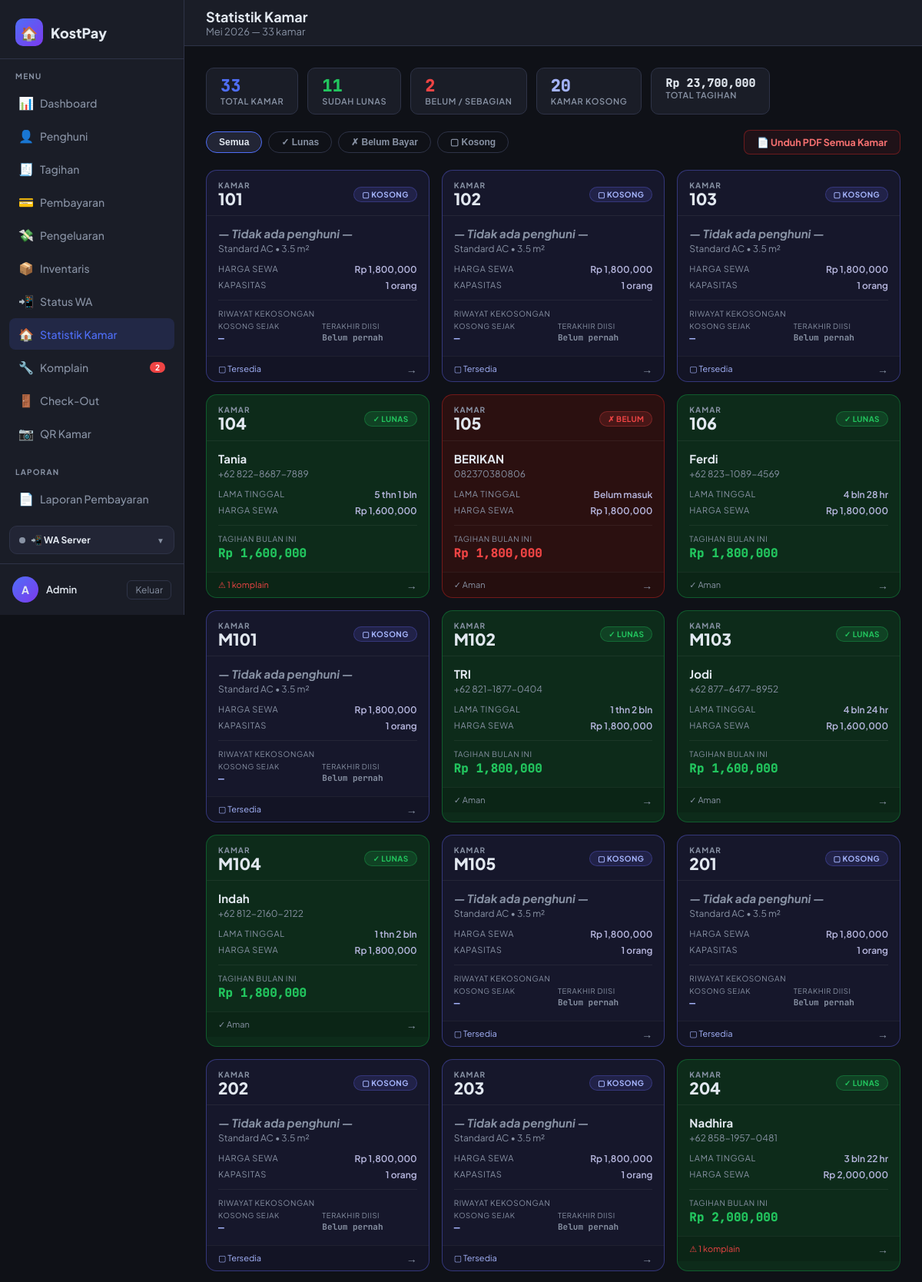
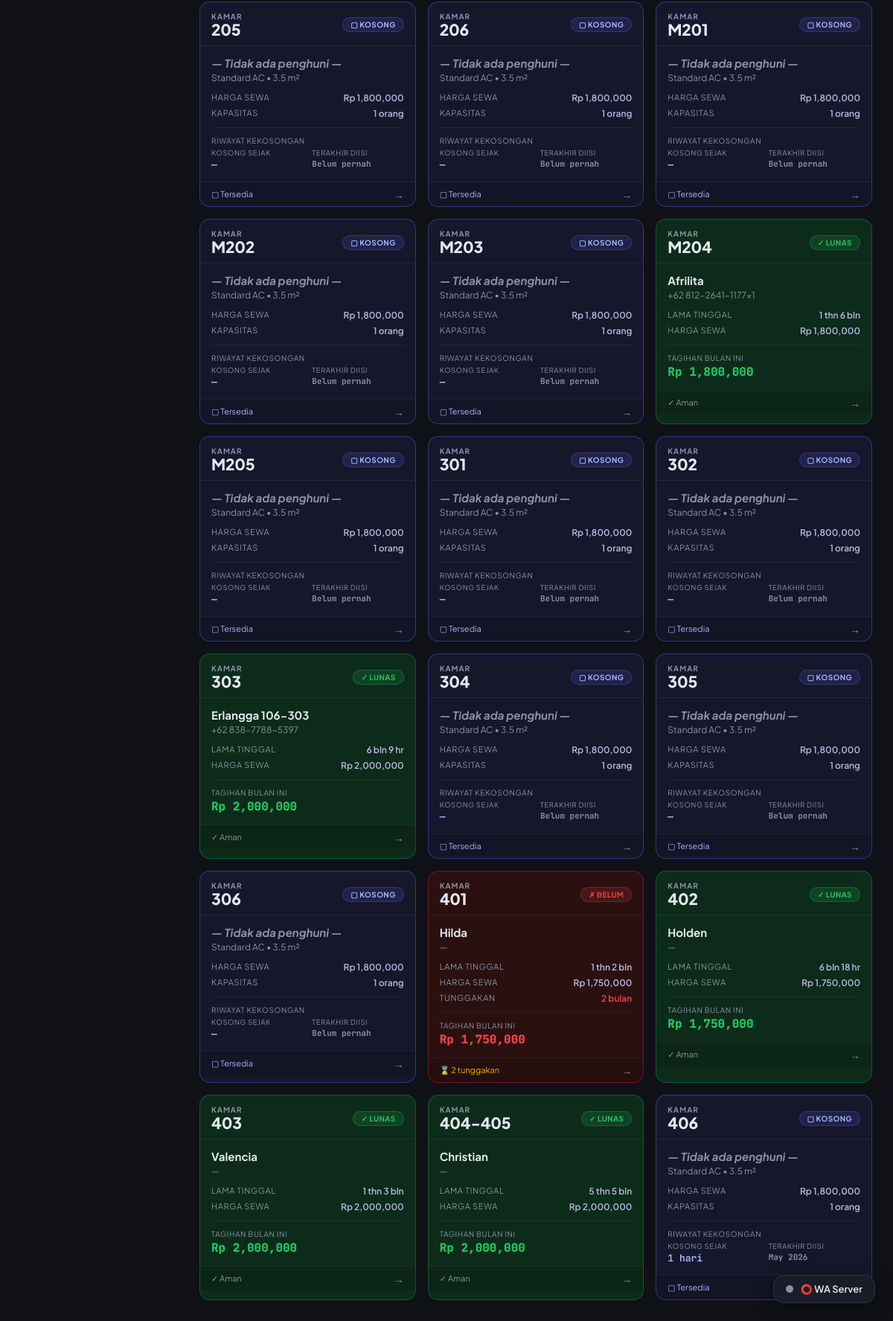
Page /kamar/ (signed in) on the committed database (2 pictures, top to bottom).
### tables this page shows
CREATE TABLE "penghuni" (
    id                          INTEGER PRIMARY KEY AUTOINCREMENT,
    nama                        TEXT    NOT NULL,
    nomor_kamar                 TEXT    NOT NULL,
    no_hp                       TEXT,
    email                       TEXT,
    tanggal_masuk               TEXT,
    harga_sewa                  REAL    NOT NULL DEFAULT 0,
    aktif                       INTEGER NOT NULL DEFAULT 1,
    created_at                  TEXT,
    foto_ktp                    TEXT,
    bukti_transfer_jaminan      TEXT,
    bukti_pengembalian_jaminan  TEXT,
    tanggal_keluar              TEXT,
    deposit                     REAL    DEFAULT 0,
    keterangan                  TEXT
  );

### routes/kamar_routes.py (the view)
@kamar_bp.route('/')
@login_required
def index():
    conn = get_db()
    bulan_ini = date.today().strftime('%Y-%m')
    today     = date.today()
    rows = conn.execute("""
        SELECT
            p.id, p.nama, p.nomor_kamar, p.no_hp,
            p.tanggal_masuk, p.harga_sewa,
            t.status        AS status_bayar,
            t.jumlah        AS jumlah_tagihan,
            COALESCE(SUM(pb.jumlah_bayar), 0) AS total_bayar,
            (SELECT COUNT(*) FROM komplain k
             WHERE k.nomor_kamar = p.nomor_kamar
               AND k.status NOT IN ('selesai','ditutup')) AS komplain_aktif,
            (SELECT COUNT(*) FROM tagihan tx
             WHERE tx.penghuni_id = p.id
               AND tx.status = 'belum') AS tagihan_belum
        FROM penghuni p
        LEFT JOIN tagihan t
               ON t.penghuni_id = p.id AND t.bulan = ?
        LEFT JOIN pembayaran pb ON pb.tagihan_id = t.id
        WHERE p.aktif = 1
        GROUP BY p.id
    """, (bulan_ini,)).fetchall()
    penghuni_map = {r['nomor_kamar']: dict(r) for r in rows}
    checkout_map = {}
    for row in conn.execute("""
        SELECT nomor_kamar, MAX(tanggal_keluar) AS tgl
        FROM checkout GROUP BY nomor_kamar
    """).fetchall():
        checkout_map[row['nomor_kamar']] = row['tgl']
    for row in conn.execute("""
        SELECT nomor_kamar, MAX(tanggal_keluar) AS tgl
        FROM penghuni WHERE aktif=0 AND tanggal_keluar IS NOT NULL
        GROUP BY nomor_kamar
    """).fetchall():
        if row['nomor_kamar'] not in checkout_map:
            checkout_map[row['nomor_kamar']] = row['tgl']
    cuci_ac_map = _parse_cuci_ac(conn, SEMUA_KAMAR)
    conn.close()
    kamar_list = []
    for nomor in SEMUA_KAMAR:
        cuci_list = cuci_ac_map.get(nomor, [])
        hari_sejak_cuci  = None
        label_cuci       = None
        if cuci_list:
            try:
                tgl = date.fromisoformat(cuci_list[0]['tanggal'])
                hari_sejak_cuci = (today - tgl).days
                if hari_sejak_cuci == 0:
                    label_cuci = "Hari ini"
                elif hari_sejak_cuci < 30:
                    label_cuci = f"{hari_sejak_cuci} hr lalu"
                else:
                    label_cuci = f"{hari_sejak_cuci // 30} bln lalu"
            except Exception:
                pass
        if nomor in penghuni_map:
            p = penghuni_map[nomor]
            p['lama_tinggal'] = _hitung_lama_tinggal(p['tanggal_masuk'])
            p['sisa_bayar']   = (p['jumlah_tagihan'] or 0) - p['total_bayar']
            p['status_kamar'] = 'isi'
            p['hari_kosong']  = None
            p['terakhir_diisi'] = None
            p['tipe_kamar']   = 'Standard AC'
            p['luas']         = 3.5
            p['kapasitas']    = 1
            p['cuci_ac_list']        = cuci_list
            p['hari_sejak_cuci']     = hari_sejak_cuci
            p['label_cuci']          = label_cuci
            kamar_list.append(p)
        else:
            hari_kosong = None
            terakhir_diisi = None
            tgl_str = checkout_map.get(nomor)
            if tgl_str:
                try:
                    tgl = date.fromisoformat(tgl_str[:10])
                    hari_kosong    = (today - tgl).days
                    terakhir_diisi = tgl.strftime('%b %Y')
                except Exception:
                    pass
            kamar_list.append({
                'id':             None,
                'nomor_kamar':    nomor,
                'status_kamar':   'kosong',
                'nama':           None,
                'no_hp':          None,
                'harga_sewa':     HARGA_SEWA_DEFAULT,
                'tanggal_masuk':  None,
                'lama_tinggal':   None,
                'status_bayar':   None,
                'jumlah_tagihan': 0,
                'total_bayar':    0,
                'sisa_bayar':     0,
                'tagihan_belum':  0,
                'komplain_aktif': 0,
                'hari_kosong':    hari_kosong,
                'terakhir_diisi': terakhir_diisi,
                'tipe_kamar':     'Standard AC',
                'luas':           3.5,
                'kapasitas':      1,
                'cuci_ac_list':       cuci_list,
                'hari_sejak_cuci':    hari_sejak_cuci,
                'label_cuci':         label_cuci,
            })
    return render_template('kamar/index.html',
                           kamar_list=kamar_list,
                           bulan_ini=bulan_ini)

### models/database.py (called while the page is built)
def get_db():
    conn = sqlite3.connect(DATABASE)
    conn.row_factory = sqlite3.Row
    return conn

### routes/kamar_routes.py (called while the page is built)
def _hitung_lama_tinggal(tanggal_masuk_str):
    if not tanggal_masuk_str:
        return '-'
    try:
        masuk = date.fromisoformat(tanggal_masuk_str)
        delta = date.today() - masuk
        hari  = delta.days
        if hari < 0:
            return 'Belum masuk'
        if hari < 30:
            return f'{hari} hari'
        bulan = hari // 30
        sisa  = hari % 30
        if bulan < 12:
            return f'{bulan} bln {sisa} hr' if sisa else f'{bulan} bulan'
        tahun  = bulan // 12
        s_bln  = bulan % 12
        return f'{tahun} thn {s_bln} bln' if s_bln else f'{tahun} tahun'
    except Exception:
        return '-'

### utils/auth.py (called while the page is built)
def login_required(f):
    @wraps(f)
    def decorated(*args, **kwargs):
        if 'admin_id' not in session:
            flash('Silakan login terlebih dahulu.', 'warning')
            return redirect(url_for('auth.login'))
        return f(*args, **kwargs)
    return decorated

### utils/context_processors.py (called while the page is built)
def register_context_processors(app):
    @app.context_processor
    def inject_komplain_badge():
        if not session.get('admin_id'):
            return {}
        try:
            from models.database import get_db
            row = get_db().execute(
                "SELECT COUNT(*) c FROM komplain WHERE status='baru'"
            ).fetchone()
            return {'komplain_baru_count': row['c'] if row and row['c'] else 0}
        except Exception:
            return {'komplain_baru_count': 0}

### utils/format_helper.py (called while the page is built)
def nama_bulan(bulan_str: str) -> str:
    BULAN = [
        '', 'Januari', 'Februari', 'Maret', 'April', 'Mei', 'Juni',
        'Juli', 'Agustus', 'September', 'Oktober', 'November', 'Desember'
    ]
    try:
        tahun, bln = bulan_str.split('-')
        return f"{BULAN[int(bln)]} {tahun}"
    except Exception:
        return bulan_str

### templates/kamar/index.html (shortened to what this page needs)
{% extends "base.html" %}
{% block page_title %}Statistik Kamar{% endblock %}
{% block breadcrumb %}{{ bulan_ini | nama_bulan }} &mdash; {{ kamar_list | length }} kamar{% endblock %}
{% block content %}
{% set jml_lunas    = kamar_list | selectattr('status_bayar','equalto','lunas')    | list | length %}
{% set jml_belum    = kamar_list | selectattr('status_bayar','equalto','belum')    | list | length %}
{% set jml_sebagian = kamar_list | selectattr('status_bayar','equalto','sebagian') | list | length %}
{% set jml_kosong   = kamar_list | selectattr('status_kamar','equalto','kosong')   | list | length %}
<div class="km-summary">
  <div class="km-pill">
    <div class="kp-num accent">{{ kamar_list | length }}</div>
    <div class="kp-lbl">Total Kamar</div>
  </div>
  <div class="km-pill">
    <div class="kp-num green">{{ jml_lunas }}</div>
    <div class="kp-lbl">Sudah Lunas</div>
  </div>
  <div class="km-pill">
    <div class="kp-num red">{{ jml_belum + jml_sebagian }}</div>
    <div class="kp-lbl">Belum / Sebagian</div>
  </div>
  <div class="km-pill">
    <div class="kp-num" style="color:#a5b4fc;">{{ jml_kosong }}</div>
    <div class="kp-lbl">Kamar Kosong</div>
  </div>
  <div class="km-pill">
    <div class="kp-num" style="font-size:15px;">Rp {{ "{:,.0f}".format(kamar_list | sum(attribute='jumlah_tagihan') or 0) }}</div>
    <div class="kp-lbl">Total Tagihan</div>
  </div>
</div>
<div style="display:flex;align-items:center;justify-content:space-between;flex-wrap:wrap;gap:10px;margin-bottom:20px;">
  <div class="km-filter" style="margin-bottom:0;">
    <button class="km-fbtn active" data-filter="all">Semua</button>
    <button class="km-fbtn" data-filter="lunas">&#10003; Lunas</button>
    <button class="km-fbtn" data-filter="belum">&#10007; Belum Bayar</button>
    <button class="km-fbtn" data-filter="kosong">&#9634; Kosong</button>
  </div>
  <a href="{{ url_for('kamar_pdf.semua_pdf') }}"
     target="_blank"
     style="display:inline-flex;align-items:center;gap:7px;font-size:12.5px;font-weight:700;
            padding:7px 16px;border-radius:8px;border:1.5px solid #dc262666;
            background:rgba(220,38,38,.08);color:#f87171;text-decoration:none;
            transition:all .15s;white-space:nowrap;"
     onmouseover="this.style.background='rgba(220,38,38,.18)';this.style.borderColor='#dc2626';"
     onmouseout="this.style.background='rgba(220,38,38,.08)';this.style.borderColor='#dc262666';">
    &#128196; Unduh PDF Semua Kamar
  </a>
</div>
<div class="km-grid" id="kamarGrid">
  {% for k in kamar_list %}
  {% set is_kosong = k.status_kamar == 'kosong' %}
  {% set st = 'kosong' if is_kosong else (k.status_bayar or 'notagihan') %}
  {% if is_kosong %}
  <a href="{{ url_for('kamar.detail_kosong', nomor_kamar=k.nomor_kamar) }}"
  {% else %}
  <a href="{{ url_for('kamar.detail', penghuni_id=k.id) }}"
  {% endif %}
     class="km-card {{ st }}"
     data-status="{{ st }}">
    <div class="km-card-head">
      <div>
        <div class="km-room-label">Kamar</div>
        <div class="km-room-num">{{ k.nomor_kamar }}</div>
      </div>
      <span class="km-chip {{ st }}">
        {% if st == 'lunas' %}&#10003; Lunas
        {% elif st == 'belum' %}&#10007; Belum
        {% elif st == 'sebagian' %}~ Sebagian
        {% elif st == 'kosong' %}&#9634; Kosong
        {% else %}&mdash; No Tagihan{% endif %}
      </span>
    </div>
    <div class="km-card-body">
      {% if is_kosong %}
        <p class="km-nama" style="color:var(--muted);font-style:italic;">— Tidak ada penghuni —</p>
        <p class="km-hp">{{ k.tipe_kamar or 'Standard' }} &bull; {{ k.luas or '—' }} m²</p>
        <div class="km-meta">
          <span class="km-mlbl">Harga sewa</span>
          <span class="km-mval">Rp {{ "{:,.0f}".format(k.harga_sewa or 0) }}</span>
        </div>
        <div class="km-meta">
          <span class="km-mlbl">Kapasitas</span>
          <span class="km-mval">{{ k.kapasitas or 1 }} orang</span>
        </div>
        <div class="km-kosong-dur">
          <div class="km-kosong-dur-lbl">Riwayat Kekosongan</div>
          <div class="km-kosong-row">
            <div class="km-kosong-item">
              <div class="km-kosong-item-lbl">Kosong sejak</div>
              <div class="km-kosong-item-val {{ 'lama' if k.hari_kosong and k.hari_kosong > 30 else '' }}">
                {{ k.hari_kosong ~ ' hari' if k.hari_kosong else '—' }}
              </div>
            </div>
            <div class="km-kosong-item">
              <div class="km-kosong-item-lbl">Terakhir diisi</div>
              <div class="km-kosong-item-val" style="font-size:11px;color:var(--muted);">
                {{ k.terakhir_diisi or 'Belum pernah' }}
              </div>
            </div>
          </div>
        </div>
      {% else %}
        <p class="km-nama">{{ k.nama }}</p>
        <p class="km-hp">{{ k.no_hp if k.no_hp else '—' }}</p>
        <div class="km-meta">
          <span class="km-mlbl">Lama tinggal</span>
          <span class="km-mval">{{ k.lama_tinggal }}</span>
        </div>
        <div class="km-meta">
          <span class="km-mlbl">Harga sewa</span>
          <span class="km-mval">Rp {{ "{:,.0f}".format(k.harga_sewa or 0) }}</span>
        </div>
        {% if k.tagihan_belum > 1 %}
        <div class="km-meta">
          <span class="km-mlbl">Tunggakan</span>
          <span class="km-mval" style="color:var(--red);">{{ k.tagihan_belum }} bulan</span>
        </div>
        {% endif %}
        {% if k.jumlah_tagihan %}
        <div class="km-nominal">
          <div class="km-nlbl">Tagihan bulan ini</div>
          <div class="km-nval {{ st }}">
            Rp {{ "{:,.0f}".format(k.sisa_bayar if st != 'lunas' else k.jumlah_tagihan) }}
          </div>
        </div>
        {% endif %}
      {% endif %}
    </div>
    <div class="km-card-foot">
      {% if is_kosong %}
        {% if k.hari_kosong and k.hari_kosong > 30 %}
          <span class="km-ind-warn">&#8987; Kosong {{ k.hari_kosong }} hari</span>
        {% else %}
          <span style="color:#a5b4fc;">&#9634; Tersedia</span>
        {% endif %}
      {% else %}
        {% if k.komplain_aktif > 0 %}
          <span class="km-ind-danger">&#9888; {{ k.komplain_aktif }} komplain</span>
        {% endif %}
        {% if k.tagihan_belum > 1 %}
          <span class="km-ind-warn">&#8987; {{ k.tagihan_belum }} tunggakan</span>
        {% endif %}
        {% if k.komplain_aktif == 0 and k.tagihan_belum <= 1 %}
          <span>&#10003; Aman</span>
        {% endif %}
      {% endif %}
      <span class="km-arrow">&#8594;</span>
    </div>
  </a>
  {% endfor %}
</div>
{% endblock %}

### templates/base.html (style rules this page uses)
:root { --bg: #0f1117; --surface: #1a1d27; --surface2: #222535; --border: #2e3347; --accent: #4f6ef7; --accent2: #7c3aed; --green: #22c55e; --yellow: #eab308; --red: #ef4444; --text: #e2e8f0; --muted: #8892a4; --font: 'Plus Jakarta Sans', sans-serif; --mono: 'JetBrains Mono', monospace; --radius: 12px; --sidebar-w: 240px; }
* { box-sizing: border-box; margin: 0; padding: 0; }
body { font-family: var(--font); background: var(--bg); color: var(--text); min-height: 100vh; display: flex; }

### rows in the picture
penghuni: nomor_kamar "104", shows "✓ LUNAS", nama "Tania", no_hp "+62 822-8687-7889", lama_tinggal "5 thn 1 bln", harga_sewa "1,600,000", sisa_bayar "1,600,000", komplain_aktif "1"
penghuni: nomor_kamar "105", shows "✗ BELUM", nama "BERIKAN", no_hp "082370380806", lama_tinggal "Belum masuk", harga_sewa "1,800,000", sisa_bayar "1,800,000", shows "✓ Aman"
penghuni: nomor_kamar "106", shows "✓ LUNAS", nama "Ferdi", no_hp "+62 823-1089-4569", lama_tinggal "4 bln 28 hr", harga_sewa "1,800,000", sisa_bayar "1,800,000", shows "✓ Aman"
penghuni: nomor_kamar "M102", shows "✓ LUNAS", nama "TRI", no_hp "+62 821-1877-0404", lama_tinggal "1 thn 2 bln", harga_sewa "1,800,000", sisa_bayar "1,800,000", shows "✓ Aman"
penghuni: nomor_kamar "M103", shows "✓ LUNAS", nama "Jodi", no_hp "+62 877-6477-8952", lama_tinggal "4 bln 24 hr", harga_sewa "1,600,000", sisa_bayar "1,600,000", shows "✓ Aman"
penghuni: nomor_kamar "M104", shows "✓ LUNAS", nama "Indah", no_hp "+62 812-2160-2122", lama_tinggal "1 thn 2 bln", harga_sewa "1,800,000", sisa_bayar "1,800,000", shows "✓ Aman"
penghuni: nomor_kamar "204", shows "✓ LUNAS", nama "Nadhira", no_hp "+62 858-1957-0481", lama_tinggal "3 bln 22 hr", harga_sewa "2,000,000", sisa_bayar "2,000,000", komplain_aktif "1"
penghuni: nomor_kamar "M204", shows "✓ LUNAS", nama "Afrilita", no_hp "+62 812-2641-1177x1", lama_tinggal "1 thn 6 bln", harga_sewa "1,800,000", sisa_bayar "1,800,000", shows "✓ Aman"
penghuni: nomor_kamar "303", shows "✓ LUNAS", nama "Erlangga 106-303", no_hp "+62 838-7788-5397", lama_tinggal "6 bln 9 hr", harga_sewa "2,000,000", sisa_bayar "2,000,000", shows "✓ Aman"
penghuni: nomor_kamar "401", shows "✗ BELUM", nama "Hilda", no_hp "—", lama_tinggal "1 thn 2 bln", harga_sewa "1,750,000", tagihan_belum "2", sisa_bayar "1,750,000"
penghuni: nomor_kamar "402", shows "✓ LUNAS", nama "Holden", no_hp "—", lama_tinggal "6 bln 18 hr", harga_sewa "1,750,000", sisa_bayar "1,750,000", shows "✓ Aman"
penghuni: nomor_kamar "403", shows "✓ LUNAS", nama "Valencia", no_hp "—", lama_tinggal "1 thn 3 bln", harga_sewa "2,000,000", sisa_bayar "2,000,000", shows "✓ Aman"
penghuni: nomor_kamar "404-405", shows "✓ LUNAS", nama "Christian", no_hp "—", lama_tinggal "5 thn 5 bln", harga_sewa "2,000,000", sisa_bayar "2,000,000", shows "✓ Aman"

### other values in the picture
{{ komplain_baru_count }} "2"
{{ (session.admin_nama or 'A')[0] }} "A"
{{ session.admin_nama or 'Admin' }} "Admin"
{{ kamar_list | length }} "33"
{{ jml_lunas }} "11"
{{ jml_belum + jml_sebagian }} "2"
{{ jml_kosong }} "20"
{{ "{:,.0f}".format(kamar_list | sum(attribute='jumlah_tagihan') or 0) }} "23,700,000"
{{ k.nomor_kamar }} "101" "102" "103" "M101" "M105" "201" "202" "203" "205" "206" "M201" "M202" "M203" "M205" "301" "302" "304" "305" "306" "406"
{{ k.tipe_kamar or 'Standard' }} "Standard AC" "Standard AC" "Standard AC" "Standard AC" "Standard AC" "Standard AC" "Standard AC" "Standard AC" "Standard AC" "Standard AC" "Standard AC" "Standard AC" "Standard AC" "Standard AC" "Standard AC" "Standard AC" "Standard AC" "Standard AC" "Standard AC" "Standard AC"
{{ k.luas or '—' }} "3.5" "3.5" "3.5" "3.5" "3.5" "3.5" "3.5" "3.5" "3.5" "3.5" "3.5" "3.5" "3.5" "3.5" "3.5" "3.5" "3.5" "3.5" "3.5" "3.5"
{{ "{:,.0f}".format(k.harga_sewa or 0) }} "1,800,000" "1,800,000" "1,800,000" "1,800,000" "1,800,000" "1,800,000" "1,800,000" "1,800,000" "1,800,000" "1,800,000" "1,800,000" "1,800,000" "1,800,000" "1,800,000" "1,800,000" "1,800,000" "1,800,000" "1,800,000" "1,800,000" "1,800,000"
{{ k.kapasitas or 1 }} "1" "1" "1" "1" "1" "1" "1" "1" "1" "1" "1" "1" "1" "1" "1" "1" "1" "1" "1" "1"
{{ k.terakhir_diisi or 'Belum pernah' }} "Belum pernah" "Belum pernah" "Belum pernah" "Belum pernah" "Belum pernah" "Belum pernah" "Belum pernah" "Belum pernah" "Belum pernah" "Belum pernah" "Belum pernah" "Belum pernah" "Belum pernah" "Belum pernah" "Belum pernah" "Belum pernah" "Belum pernah" "Belum pernah" "Belum pernah" "May 2026"
